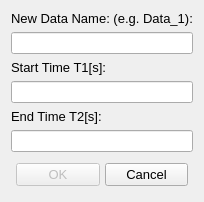
<?xml version="1.0" encoding="UTF-8"?>
<ui version="4.0">
 <class>TrimDataForm</class>
 <widget class="QDialog" name="TrimDataForm">
  <property name="windowModality">
   <enum>Qt::WindowModal</enum>
  </property>
  <property name="geometry">
   <rect>
    <x>0</x>
    <y>0</y>
    <width>200</width>
    <height>196</height>
   </rect>
  </property>
  <property name="minimumSize">
   <size>
    <width>0</width>
    <height>0</height>
   </size>
  </property>
  <property name="maximumSize">
   <size>
    <width>16777215</width>
    <height>16777215</height>
   </size>
  </property>
  <property name="windowTitle">
   <string>Trim Data</string>
  </property>
  <property name="modal">
   <bool>true</bool>
  </property>
  <layout class="QVBoxLayout" name="verticalLayout">
   <item>
    <widget class="QLabel" name="label">
     <property name="sizePolicy">
      <sizepolicy hsizetype="MinimumExpanding" vsizetype="MinimumExpanding">
       <horstretch>0</horstretch>
       <verstretch>0</verstretch>
      </sizepolicy>
     </property>
     <property name="font">
      <font>
       <pointsize>10</pointsize>
      </font>
     </property>
     <property name="text">
      <string>New Data Name: (e.g. Data_1):</string>
     </property>
    </widget>
   </item>
   <item>
    <widget class="QLineEdit" name="lineEditNewName">
     <property name="sizePolicy">
      <sizepolicy hsizetype="MinimumExpanding" vsizetype="MinimumExpanding">
       <horstretch>0</horstretch>
       <verstretch>0</verstretch>
      </sizepolicy>
     </property>
    </widget>
   </item>
   <item>
    <widget class="QLabel" name="label_4">
     <property name="sizePolicy">
      <sizepolicy hsizetype="MinimumExpanding" vsizetype="MinimumExpanding">
       <horstretch>0</horstretch>
       <verstretch>0</verstretch>
      </sizepolicy>
     </property>
     <property name="font">
      <font>
       <pointsize>10</pointsize>
      </font>
     </property>
     <property name="text">
      <string>Start Time T1[s]:</string>
     </property>
    </widget>
   </item>
   <item>
    <widget class="QLineEdit" name="lineEditT1">
     <property name="sizePolicy">
      <sizepolicy hsizetype="MinimumExpanding" vsizetype="MinimumExpanding">
       <horstretch>0</horstretch>
       <verstretch>0</verstretch>
      </sizepolicy>
     </property>
     <property name="text">
      <string/>
     </property>
     <property name="readOnly">
      <bool>false</bool>
     </property>
    </widget>
   </item>
   <item>
    <widget class="QLabel" name="label_5">
     <property name="sizePolicy">
      <sizepolicy hsizetype="MinimumExpanding" vsizetype="MinimumExpanding">
       <horstretch>0</horstretch>
       <verstretch>0</verstretch>
      </sizepolicy>
     </property>
     <property name="font">
      <font>
       <pointsize>10</pointsize>
      </font>
     </property>
     <property name="text">
      <string>End Time T2[s]:</string>
     </property>
    </widget>
   </item>
   <item>
    <widget class="QLineEdit" name="lineEditT2">
     <property name="sizePolicy">
      <sizepolicy hsizetype="MinimumExpanding" vsizetype="MinimumExpanding">
       <horstretch>0</horstretch>
       <verstretch>0</verstretch>
      </sizepolicy>
     </property>
     <property name="readOnly">
      <bool>false</bool>
     </property>
    </widget>
   </item>
   <item>
    <layout class="QHBoxLayout" name="horizontalLayout">
     <property name="spacing">
      <number>5</number>
     </property>
     <property name="leftMargin">
      <number>5</number>
     </property>
     <property name="topMargin">
      <number>5</number>
     </property>
     <property name="rightMargin">
      <number>5</number>
     </property>
     <property name="bottomMargin">
      <number>5</number>
     </property>
     <item>
      <widget class="QPushButton" name="pushButtonOK">
       <property name="enabled">
        <bool>false</bool>
       </property>
       <property name="font">
        <font>
         <pointsize>10</pointsize>
        </font>
       </property>
       <property name="text">
        <string>OK</string>
       </property>
      </widget>
     </item>
     <item>
      <widget class="QPushButton" name="pushButtonCancel">
       <property name="font">
        <font>
         <pointsize>10</pointsize>
        </font>
       </property>
       <property name="text">
        <string>Cancel</string>
       </property>
      </widget>
     </item>
    </layout>
   </item>
  </layout>
 </widget>
 <resources/>
 <connections/>
</ui>
